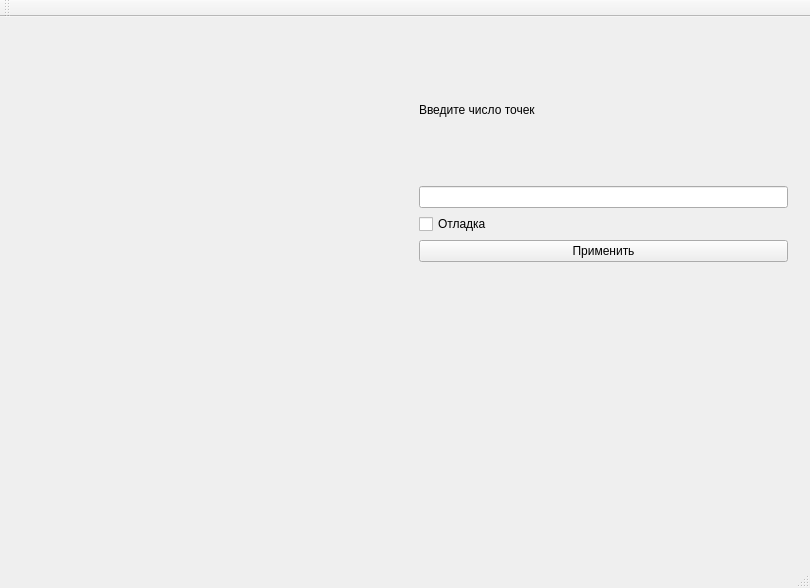
<?xml version="1.0" encoding="UTF-8"?>
<ui version="4.0">
 <class>MainWindow</class>
 <widget class="QMainWindow" name="MainWindow">
  <property name="geometry">
   <rect>
    <x>0</x>
    <y>0</y>
    <width>810</width>
    <height>588</height>
   </rect>
  </property>
  <property name="windowTitle">
   <string>Лабораторная работа 4</string>
  </property>
  <widget class="QWidget" name="centralWidget">
   <layout class="QGridLayout" name="gridLayout_2">
    <item row="0" column="0">
     <widget class="GL_Widget" name="fieldGLWidget" native="true">
      <property name="sizePolicy">
       <sizepolicy hsizetype="Preferred" vsizetype="Preferred">
        <horstretch>1</horstretch>
        <verstretch>0</verstretch>
       </sizepolicy>
      </property>
     </widget>
    </item>
    <item row="0" column="1">
     <widget class="QFrame" name="frame">
      <property name="sizePolicy">
       <sizepolicy hsizetype="Preferred" vsizetype="Preferred">
        <horstretch>1</horstretch>
        <verstretch>0</verstretch>
       </sizepolicy>
      </property>
      <property name="frameShape">
       <enum>QFrame::NoFrame</enum>
      </property>
      <property name="frameShadow">
       <enum>QFrame::Raised</enum>
      </property>
      <layout class="QGridLayout" name="gridLayout">
       <item row="3" column="0">
        <widget class="QPushButton" name="pushButton">
         <property name="text">
          <string>Применить</string>
         </property>
        </widget>
       </item>
       <item row="4" column="0" rowspan="2">
        <spacer name="verticalSpacer">
         <property name="orientation">
          <enum>Qt::Vertical</enum>
         </property>
         <property name="sizeHint" stdset="0">
          <size>
           <width>20</width>
           <height>100</height>
          </size>
         </property>
        </spacer>
       </item>
       <item row="1" column="0">
        <widget class="QLineEdit" name="lineEdit"/>
       </item>
       <item row="0" column="0">
        <widget class="QLabel" name="label">
         <property name="text">
          <string>Введите число точек</string>
         </property>
        </widget>
       </item>
       <item row="2" column="0">
        <widget class="QCheckBox" name="checkBox">
         <property name="text">
          <string>Отладка</string>
         </property>
        </widget>
       </item>
      </layout>
     </widget>
    </item>
   </layout>
  </widget>
  <widget class="QMenuBar" name="menuBar">
   <property name="geometry">
    <rect>
     <x>0</x>
     <y>0</y>
     <width>810</width>
     <height>22</height>
    </rect>
   </property>
  </widget>
  <widget class="QToolBar" name="mainToolBar">
   <attribute name="toolBarArea">
    <enum>TopToolBarArea</enum>
   </attribute>
   <attribute name="toolBarBreak">
    <bool>false</bool>
   </attribute>
  </widget>
  <widget class="QStatusBar" name="statusBar"/>
 </widget>
 <layoutdefault spacing="6" margin="11"/>
 <customwidgets>
  <customwidget>
   <class>GL_Widget</class>
   <extends>QWidget</extends>
   <header>widgets/gl_widget.h</header>
   <container>1</container>
  </customwidget>
 </customwidgets>
 <resources/>
 <connections/>
</ui>
